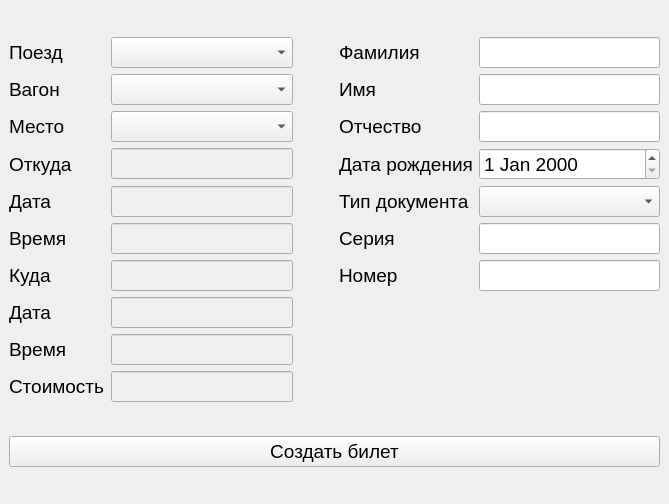
<?xml version="1.0" encoding="UTF-8"?>
<ui version="4.0">
 <class>MainWindow</class>
 <widget class="QMainWindow" name="MainWindow">
  <property name="geometry">
   <rect>
    <x>0</x>
    <y>0</y>
    <width>669</width>
    <height>504</height>
   </rect>
  </property>
  <property name="font">
   <font>
    <family>Segoe UI</family>
    <pointsize>14</pointsize>
   </font>
  </property>
  <property name="windowTitle">
   <string>Регистрация пассажира</string>
  </property>
  <widget class="QWidget" name="centralwidget">
   <layout class="QGridLayout" name="gridLayout_2">
    <item row="2" column="0">
     <widget class="QPushButton" name="pushButton">
      <property name="text">
       <string>Создать билет</string>
      </property>
     </widget>
    </item>
    <item row="1" column="0">
     <layout class="QGridLayout" name="gridLayout">
      <item row="6" column="2">
       <widget class="QLineEdit" name="lineEdit_3">
        <property name="enabled">
         <bool>false</bool>
        </property>
       </widget>
      </item>
      <item row="10" column="2">
       <widget class="QLineEdit" name="lineEdit_6">
        <property name="enabled">
         <bool>false</bool>
        </property>
       </widget>
      </item>
      <item row="7" column="0">
       <widget class="QLabel" name="label_6">
        <property name="text">
         <string>Время</string>
        </property>
       </widget>
      </item>
      <item row="8" column="0">
       <widget class="QLabel" name="label_4">
        <property name="text">
         <string>Куда</string>
        </property>
       </widget>
      </item>
      <item row="6" column="0">
       <widget class="QLabel" name="label_5">
        <property name="text">
         <string>Дата</string>
        </property>
       </widget>
      </item>
      <item row="10" column="0">
       <widget class="QLabel" name="label_8">
        <property name="text">
         <string>Время</string>
        </property>
       </widget>
      </item>
      <item row="2" column="0">
       <widget class="QLabel" name="label_2">
        <property name="text">
         <string>Вагон</string>
        </property>
       </widget>
      </item>
      <item row="4" column="2">
       <widget class="QLineEdit" name="lineEdit_2">
        <property name="enabled">
         <bool>false</bool>
        </property>
       </widget>
      </item>
      <item row="0" column="0">
       <widget class="QLabel" name="label">
        <property name="text">
         <string>Поезд</string>
        </property>
       </widget>
      </item>
      <item row="11" column="2">
       <widget class="QLineEdit" name="lineEdit_7">
        <property name="enabled">
         <bool>false</bool>
        </property>
       </widget>
      </item>
      <item row="2" column="2">
       <widget class="QComboBox" name="comboBox_2"/>
      </item>
      <item row="0" column="2">
       <widget class="QComboBox" name="comboBox"/>
      </item>
      <item row="9" column="2">
       <widget class="QLineEdit" name="lineEdit_5">
        <property name="enabled">
         <bool>false</bool>
        </property>
       </widget>
      </item>
      <item row="2" column="4">
       <widget class="QLabel" name="label_11">
        <property name="text">
         <string>Имя</string>
        </property>
       </widget>
      </item>
      <item row="4" column="0">
       <widget class="QLabel" name="label_3">
        <property name="text">
         <string>Откуда</string>
        </property>
       </widget>
      </item>
      <item row="7" column="2">
       <widget class="QLineEdit" name="lineEdit_4">
        <property name="enabled">
         <bool>false</bool>
        </property>
       </widget>
      </item>
      <item row="9" column="0">
       <widget class="QLabel" name="label_7">
        <property name="text">
         <string>Дата</string>
        </property>
       </widget>
      </item>
      <item row="8" column="2">
       <widget class="QLineEdit" name="lineEdit">
        <property name="enabled">
         <bool>false</bool>
        </property>
       </widget>
      </item>
      <item row="6" column="3">
       <spacer name="horizontalSpacer">
        <property name="orientation">
         <enum>Qt::Horizontal</enum>
        </property>
        <property name="sizeType">
         <enum>QSizePolicy::Fixed</enum>
        </property>
        <property name="sizeHint" stdset="0">
         <size>
          <width>40</width>
          <height>20</height>
         </size>
        </property>
       </spacer>
      </item>
      <item row="0" column="4">
       <widget class="QLabel" name="label_10">
        <property name="text">
         <string>Фамилия</string>
        </property>
       </widget>
      </item>
      <item row="11" column="0">
       <widget class="QLabel" name="label_9">
        <property name="text">
         <string>Стоимость</string>
        </property>
       </widget>
      </item>
      <item row="0" column="5">
       <widget class="QLineEdit" name="lineEdit_8"/>
      </item>
      <item row="2" column="5">
       <widget class="QLineEdit" name="lineEdit_9"/>
      </item>
      <item row="3" column="0">
       <widget class="QLabel" name="label_17">
        <property name="text">
         <string>Место</string>
        </property>
       </widget>
      </item>
      <item row="3" column="2">
       <widget class="QComboBox" name="comboBox_4"/>
      </item>
      <item row="3" column="4">
       <widget class="QLabel" name="label_12">
        <property name="text">
         <string>Отчество</string>
        </property>
       </widget>
      </item>
      <item row="4" column="4">
       <widget class="QLabel" name="label_13">
        <property name="text">
         <string>Дата рождения</string>
        </property>
       </widget>
      </item>
      <item row="3" column="5">
       <widget class="QLineEdit" name="lineEdit_10"/>
      </item>
      <item row="4" column="5">
       <widget class="QDateEdit" name="dateEdit"/>
      </item>
      <item row="6" column="5">
       <widget class="QComboBox" name="comboBox_3"/>
      </item>
      <item row="6" column="4">
       <widget class="QLabel" name="label_14">
        <property name="text">
         <string>Тип документа</string>
        </property>
       </widget>
      </item>
      <item row="7" column="4">
       <widget class="QLabel" name="label_15">
        <property name="text">
         <string>Серия</string>
        </property>
       </widget>
      </item>
      <item row="7" column="5">
       <widget class="QLineEdit" name="lineEdit_11"/>
      </item>
      <item row="8" column="5">
       <widget class="QLineEdit" name="lineEdit_12"/>
      </item>
      <item row="8" column="4">
       <widget class="QLabel" name="label_16">
        <property name="text">
         <string>Номер</string>
        </property>
       </widget>
      </item>
     </layout>
    </item>
   </layout>
  </widget>
 </widget>
 <tabstops>
  <tabstop>comboBox</tabstop>
  <tabstop>comboBox_2</tabstop>
  <tabstop>lineEdit_2</tabstop>
  <tabstop>lineEdit_3</tabstop>
  <tabstop>lineEdit_4</tabstop>
  <tabstop>lineEdit</tabstop>
  <tabstop>lineEdit_5</tabstop>
  <tabstop>lineEdit_6</tabstop>
  <tabstop>lineEdit_7</tabstop>
  <tabstop>lineEdit_8</tabstop>
  <tabstop>lineEdit_9</tabstop>
  <tabstop>pushButton</tabstop>
 </tabstops>
 <resources/>
 <connections/>
</ui>
